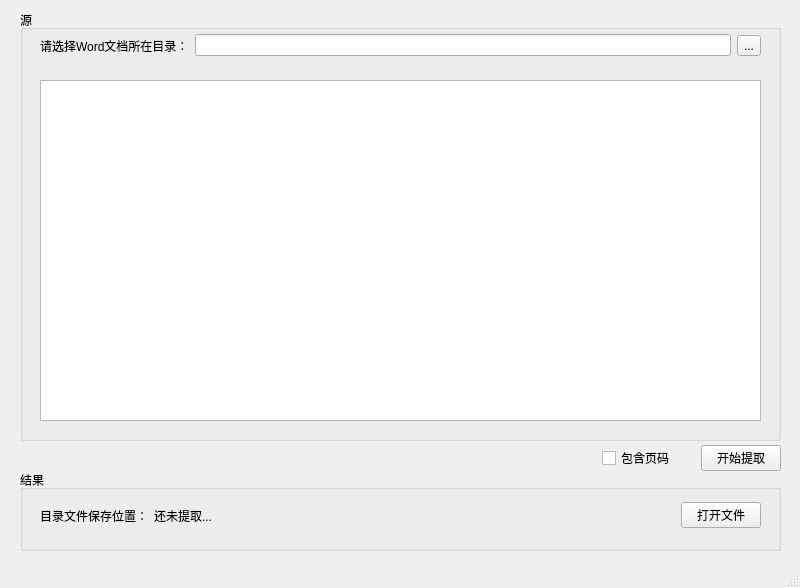
<?xml version="1.0" encoding="UTF-8"?>
<ui version="4.0">
 <class>ListWindow</class>
 <widget class="QMainWindow" name="ListWindow">
  <property name="geometry">
   <rect>
    <x>0</x>
    <y>0</y>
    <width>800</width>
    <height>588</height>
   </rect>
  </property>
  <property name="windowTitle">
   <string>提取总目录</string>
  </property>
  <widget class="QWidget" name="centralwidget">
   <widget class="QWidget" name="horizontalLayoutWidget_3">
    <property name="geometry">
     <rect>
      <x>20</x>
      <y>443</y>
      <width>761</width>
      <height>31</height>
     </rect>
    </property>
    <layout class="QHBoxLayout" name="horizontalLayout_3">
     <item>
      <spacer name="horizontalSpacer_2">
       <property name="orientation">
        <enum>Qt::Horizontal</enum>
       </property>
       <property name="sizeHint" stdset="0">
        <size>
         <width>40</width>
         <height>20</height>
        </size>
       </property>
      </spacer>
     </item>
     <item>
      <widget class="QCheckBox" name="checkBox">
       <property name="text">
        <string>包含页码      </string>
       </property>
      </widget>
     </item>
     <item>
      <widget class="QPushButton" name="executeButton">
       <property name="text">
        <string>开始提取</string>
       </property>
      </widget>
     </item>
    </layout>
   </widget>
   <widget class="QGroupBox" name="groupBox">
    <property name="geometry">
     <rect>
      <x>20</x>
      <y>10</y>
      <width>761</width>
      <height>431</height>
     </rect>
    </property>
    <property name="title">
     <string>源</string>
    </property>
    <widget class="QWidget" name="horizontalLayoutWidget">
     <property name="geometry">
      <rect>
       <x>20</x>
       <y>20</y>
       <width>721</width>
       <height>31</height>
      </rect>
     </property>
     <layout class="QHBoxLayout" name="horizontalLayout">
      <item>
       <widget class="QLabel" name="label">
        <property name="text">
         <string>请选择Word文档所在目录：</string>
        </property>
       </widget>
      </item>
      <item>
       <widget class="QLineEdit" name="sourcepath"/>
      </item>
      <item>
       <widget class="QToolButton" name="browseButton">
        <property name="text">
         <string>...</string>
        </property>
       </widget>
      </item>
     </layout>
    </widget>
    <widget class="QListWidget" name="listword">
     <property name="geometry">
      <rect>
       <x>20</x>
       <y>70</y>
       <width>721</width>
       <height>341</height>
      </rect>
     </property>
    </widget>
   </widget>
   <widget class="QGroupBox" name="groupBox_2">
    <property name="geometry">
     <rect>
      <x>20</x>
      <y>470</y>
      <width>761</width>
      <height>81</height>
     </rect>
    </property>
    <property name="title">
     <string>结果</string>
    </property>
    <widget class="QWidget" name="horizontalLayoutWidget_2">
     <property name="geometry">
      <rect>
       <x>20</x>
       <y>30</y>
       <width>721</width>
       <height>31</height>
      </rect>
     </property>
     <layout class="QHBoxLayout" name="horizontalLayout_2">
      <item>
       <widget class="QLabel" name="label_2">
        <property name="text">
         <string>目录文件保存位置：</string>
        </property>
       </widget>
      </item>
      <item>
       <widget class="QLabel" name="listfile">
        <property name="text">
         <string>还未提取...</string>
        </property>
       </widget>
      </item>
      <item>
       <spacer name="horizontalSpacer">
        <property name="orientation">
         <enum>Qt::Horizontal</enum>
        </property>
        <property name="sizeHint" stdset="0">
         <size>
          <width>40</width>
          <height>20</height>
         </size>
        </property>
       </spacer>
      </item>
      <item>
       <widget class="QPushButton" name="openButton">
        <property name="text">
         <string>打开文件</string>
        </property>
       </widget>
      </item>
     </layout>
    </widget>
   </widget>
  </widget>
  <widget class="QMenuBar" name="menubar">
   <property name="geometry">
    <rect>
     <x>0</x>
     <y>0</y>
     <width>800</width>
     <height>18</height>
    </rect>
   </property>
  </widget>
  <widget class="QStatusBar" name="statusbar"/>
 </widget>
 <resources/>
 <connections/>
</ui>
